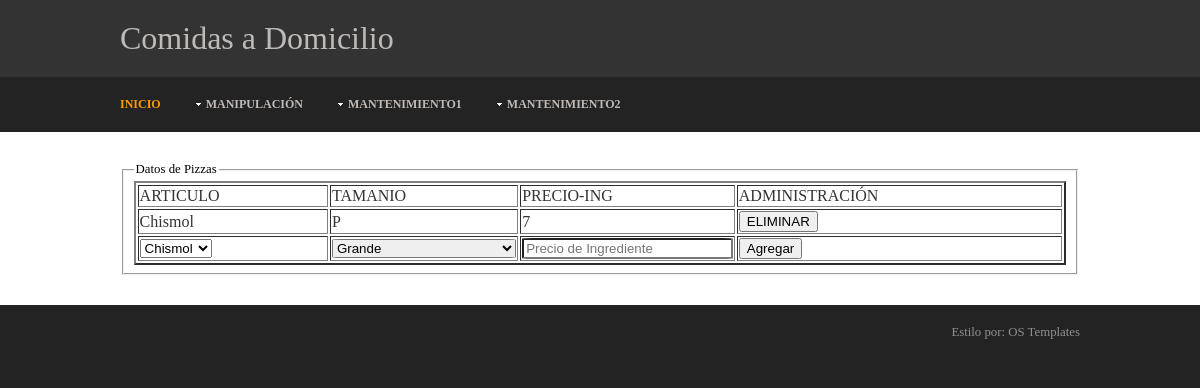
Screenshot of /comidasmod/comidas/pizzas/pizzas.php with the database file from the repository.
### tables this page shows
CREATE TABLE IF NOT EXISTS `pizzas` (
  `articulo` varchar(10) NOT NULL,
  `tamano` char(1) NOT NULL,
  `precio_ingrediente` decimal(3,0) DEFAULT NULL,
  PRIMARY KEY (`articulo`,`tamano`)
);

### comidasmod/comidas/pizzas/cls_pizzas.php (the view, shortened to what this page needs)
<?php
require_once '../conexionComidas.php';
    function consultaFamilias($art,$tam){
        global $server,$bd,$user,$password;
        $db = new PDO("mysql:host=".$server.";dbname=".$bd.";charset=utf8",$user, $password);
        $consulta=$db->prepare("CALL sp_get_pizzas(:art,:tam);");
        $consulta->bindParam(":art",$art, PDO::PARAM_STR, 10);
        $consulta->bindParam(":tam",$tam, PDO::PARAM_STR, 1);
        $consulta->execute();
        $filas=$consulta->fetchAll(PDO::FETCH_ASSOC);
        tabla($filas);
    }
    function tabla($filas){
        ?><table border=2 width=100% id="datos1"><?php
        if(!isset($filas[0])){
           echo "<p>Aqui no hay datos por ahora</p>";
        }else{
            echo "<tr>";
            foreach($filas[0] as $indice => $valor){
                echo "<td>". $indice ."</td>";
            }
        ?><td colspan="1">ADMINISTRACI&Oacute;N</td></tr><?php
        }
        foreach ($filas as $fila){
            echo "<tr>";
            foreach ($fila as $columna) {
                echo "<td>".utf8_encode($columna)."</td>";
            }
            echo <<<HTML
                <td><input type='button' onclick='consulta(
                    "cls_pizzas.php?accion=eliminar&art={$fila["ARTICULO"]}&tam={$fila["TAMANIO"]}");' value='ELIMINAR'>
                </td>
HTML;
            echo "</tr>";
        }
        ?>
            <tr>
                <?php
				global $server,$bd,$user,$password;
        $db = new PDO("mysql:host=".$server.";dbname=".$bd.";charset=utf8",$user, $password);
		echo "<td><select name='art' data-native-menu='false' id='art'>";
	    $consulta = $db->prepare("SELECT DISTINCT articulo FROM articulos");
	    $consulta->execute();
        $rows = $consulta->fetchAll();
            if($rows){
                foreach( $rows as $row ){
	            $art = $row['articulo'];
                echo "<option value='".$art."'>".$art."</option>";
				}
			}
			echo "</select></td>";
                ?><td><select id="tam" name="tam" class="textEntry">
                        <option value="G" selected>Grande</option>
                    </select></td>
                <td><input type="number" name="prc" id="prc" class="textEntry"
                           placeholder="Precio de Ingrediente" maxlength="3" min="0" max="999" step="10"></td>
                <td colspan="2"><input type="button" value="Agregar" onclick="insertaFamilia();"></td>
            </tr>
    </table>
        <?php
    }
?>

### comidasmod/comidas/styles/layout.css (style rules this page uses)
html { overflow-y:scroll; }
body { margin:0; padding:0; font-size:100%; font-family:Georgia, "Times New Roman", Times, serif; color:#919191; background-color:#232323; }
.textEntry { width: 100%; border-radius: 5%; }
table { color: #333333; width: 100%; }

### rows the page displays
pizzas: articulo "Chismol", tamano "P", precio_ingrediente "7"

### other values shown
$indice "ARTICULO"
$indice "TAMANIO"
$indice "PRECIO-ING"
form field art "Chismol"
